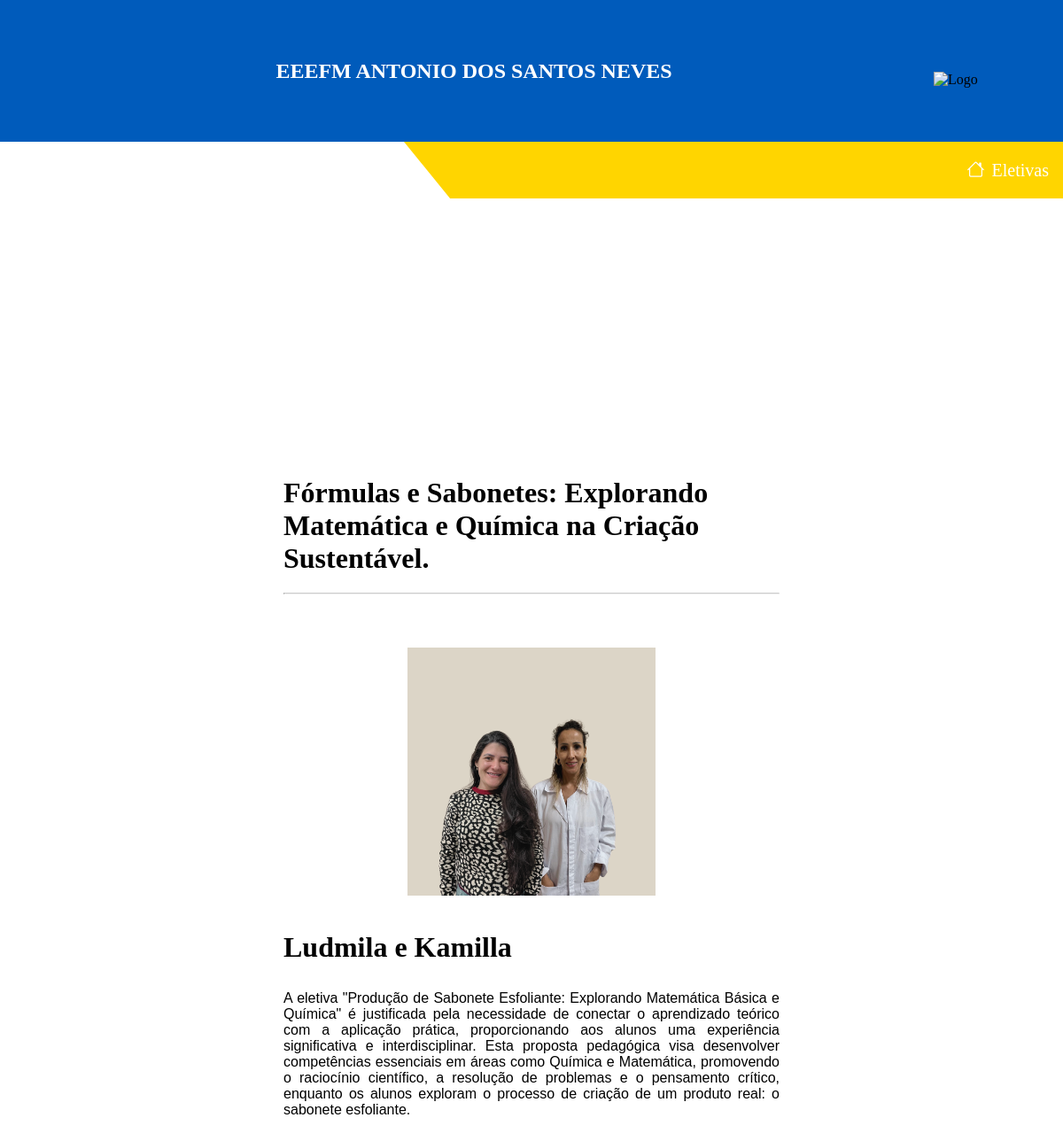
The page /33/ on the database its author committed.
### aplicacao/models.py (models this page shows, shortened)
class Eletiva(models.Model):
    title = models.CharField(max_length=255)
    sub_title = models.CharField(max_length=255, null=True)
    description = models.TextField()
    image = models.ImageField(upload_to='ele_images/')

### aplicacao/views.py (the view)
# urls.py: path('<int:eletiva_id>/', view_eletivas, name='view_eletivas'),
def view_eletivas(request, eletiva_id):
    eletiva = get_object_or_404(Eletiva, pk=eletiva_id)
    return render(request, 'view_eletivas.html', {'eletiva': eletiva})

### aplicacao/templates/view_eletivas.html (shortened to what this page needs)
<!DOCTYPE html>
<html>
<head>
   <link rel="stylesheet" href="https://cdnjs.cloudflare.com/ajax/libs/font-awesome/6.0.0-beta3/css/all.min.css">
   <link rel="stylesheet" href="https://cdn.jsdelivr.net/npm/bootstrap-icons@1.11.3/font/bootstrap-icons.min.css">
   {% load static %}
    <link rel="stylesheet" href="{% static 'ver_eletivas.css' %}">
</head>
<body>
    <header class="header-noticia">
        <div class="blue-section">
            <h1 class="topo-asn">EEEFM ANTONIO DOS SANTOS NEVES</h1>
            <img class="logo" src="https://images.sympla.com.br/65087b3baa195-lg.png" alt="Logo">
        </div>
        <div class="yellow-section">
            <a class="inicio" href="{% url 'lista' %}"><i class="bi bi-house"></i>Eletivas</a>
        </div>
    </header>
   <div class="completa-eletivas">
     <div class="eletivas-card">
       <h1 class="titulo-eletivaa">{{ eletiva.title }}</h1>
       <hr class="linha-eletivas">
       <img class="img-eletivas" src="{{ eletiva.image.url }}">
       <h1 class="sub-eletivas">{{ eletiva.sub_title }}</h1>
       <p class="descricao-eletivas">{{ eletiva.description }}</p>
     </div>
    </div>
</body>
</html>

### aplicacao/templates/view_eletivas.html (style rules this page uses)
* { margin: 0; padding: 0; box-sizing: border-box; }
body { background-color: #fff; }
.header-noticia { width: 100%; height: 100vh; position: relative; }
.blue-section { background-color: #005bbb; height: 20%; width: 100%; display: flex; align-items: center; justify-content: space-between; padding: 0 1rem; position: relative; z-index: 1; }
.blue-section .topo-asn { color: #fff; font-size: 1.5rem; text-align: center; flex-grow: 1; }
.blue-section .logo { width: 130px; height: auto; margin-top: 20px; }
.yellow-section { background-color: #ffd500; height: 8%; width: 62%; position: absolute; top: 20%; right: 0; clip-path: polygon(100% 0%, 100% 100%, 7% 100%, 0% 0%); display: flex; align-items: center; justify-content: flex-end; padding: 0 1rem; z-index: 1; }
.inicio { font-size: 20px; color: #fff; text-decoration: none; display: flex; align-items: center; }
.inicio i { margin-right: 8px; width: 20px; }
.completa-eletivas { width: 100%; margin: auto; position: absolute; top: 40%; display: flex; justify-content: center; align-items: center; }
.eletivas-card { width: 50%; padding: 20px; display: flex; flex-direction: column; }
.linha-eletivas { width: 100%; margin: 20px 0; border-top: 1px solid #ccc; }
.descricao-eletivas { font-family: helvetica; text-align: justify; margin-top: 30px; margin-bottom: 20px; }
.img-eletivas { width: 50%; height: auto; display: block; margin: auto; margin-top: 40px; margin-bottom: 40px; }

### rows shown on the page
Eletiva: title "Fórmulas e Sabonetes: Explorando Matemática e Química na Criação Sustentável.", image (picture), sub_title "Ludmila e Kamilla", description "A eletiva \"Produção de Sabonete Esfoliante: Explorando Matemática Básica e Química\" é justificada pela necessidade de conectar o aprendizado teórico com a aplicação prática, proporcionando aos alunos uma experiência significativa e interdisciplinar. Esta proposta pedagógica visa desenvolver competências essenciais em áreas como Química e Matemática, promovendo o raciocínio científico, a resolução de problemas e o pensamento crítico, enquanto os alunos exploram o processo de criação de um produto real: o sabonete esfoliante."
